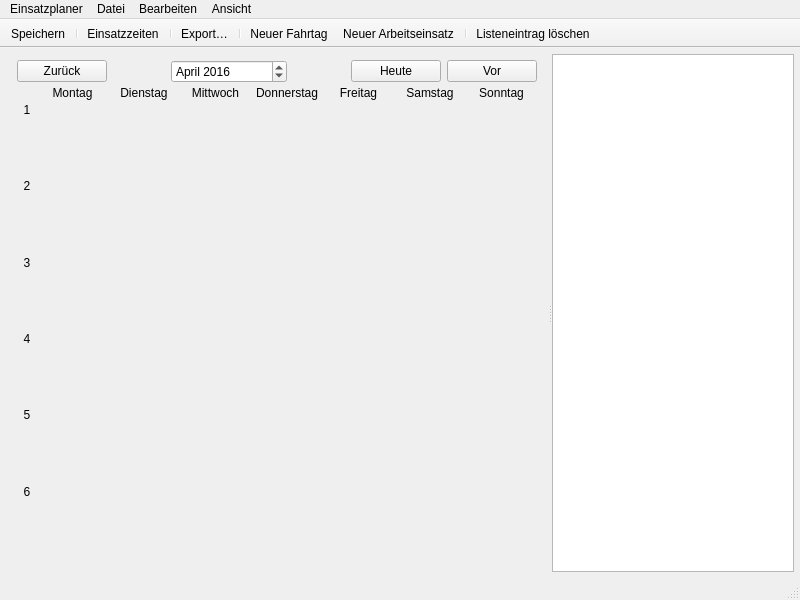
<?xml version="1.0" encoding="UTF-8"?>
<ui version="4.0">
 <class>MainWindowEvents</class>
 <widget class="QMainWindow" name="MainWindowEvents">
  <property name="geometry">
   <rect>
    <x>0</x>
    <y>0</y>
    <width>800</width>
    <height>600</height>
   </rect>
  </property>
  <property name="windowTitle">
   <string>Übersicht</string>
  </property>
  <property name="unifiedTitleAndToolBarOnMac">
   <bool>false</bool>
  </property>
  <widget class="QWidget" name="centralWidget">
   <layout class="QGridLayout" name="gridLayout">
    <property name="leftMargin">
     <number>6</number>
    </property>
    <property name="topMargin">
     <number>6</number>
    </property>
    <property name="rightMargin">
     <number>6</number>
    </property>
    <property name="bottomMargin">
     <number>6</number>
    </property>
    <item row="0" column="0">
     <widget class="QSplitter" name="splitter">
      <property name="orientation">
       <enum>Qt::Orientation::Horizontal</enum>
      </property>
      <widget class="QWidget" name="layoutWidget">
       <layout class="QGridLayout" name="gridLayout_3" rowstretch="0,1">
        <property name="topMargin">
         <number>6</number>
        </property>
        <property name="spacing">
         <number>0</number>
        </property>
        <item row="0" column="0">
         <layout class="QGridLayout" name="gridKopf" columnstretch="0,1,0,1,0,0">
          <property name="horizontalSpacing">
           <number>6</number>
          </property>
          <property name="verticalSpacing">
           <number>0</number>
          </property>
          <item row="0" column="0">
           <widget class="QPushButton" name="buttonPrev">
            <property name="minimumSize">
             <size>
              <width>90</width>
              <height>0</height>
             </size>
            </property>
            <property name="text">
             <string>Zurück</string>
            </property>
           </widget>
          </item>
          <item row="0" column="1">
           <spacer name="horizontalSpacer_3">
            <property name="orientation">
             <enum>Qt::Orientation::Horizontal</enum>
            </property>
            <property name="sizeHint" stdset="0">
             <size>
              <width>108</width>
              <height>20</height>
             </size>
            </property>
           </spacer>
          </item>
          <item row="0" column="4">
           <widget class="QPushButton" name="buttonToday">
            <property name="minimumSize">
             <size>
              <width>90</width>
              <height>0</height>
             </size>
            </property>
            <property name="text">
             <string>Heute</string>
            </property>
           </widget>
          </item>
          <item row="0" column="3">
           <spacer name="horizontalSpacer_4">
            <property name="orientation">
             <enum>Qt::Orientation::Horizontal</enum>
            </property>
            <property name="sizeHint" stdset="0">
             <size>
              <width>40</width>
              <height>20</height>
             </size>
            </property>
           </spacer>
          </item>
          <item row="0" column="5">
           <widget class="QPushButton" name="buttonNext">
            <property name="minimumSize">
             <size>
              <width>90</width>
              <height>0</height>
             </size>
            </property>
            <property name="text">
             <string>Vor</string>
            </property>
           </widget>
          </item>
          <item row="0" column="2">
           <widget class="QDateEdit" name="dateSelector">
            <property name="currentSection">
             <enum>QDateTimeEdit::Section::MonthSection</enum>
            </property>
            <property name="displayFormat">
             <string>MMMM yyyy</string>
            </property>
            <property name="date">
             <date>
              <year>2016</year>
              <month>4</month>
              <day>3</day>
             </date>
            </property>
           </widget>
          </item>
         </layout>
        </item>
        <item row="1" column="0">
         <layout class="QGridLayout" name="gridKalender" rowstretch="0,1,1,1,1,1,1">
          <property name="spacing">
           <number>0</number>
          </property>
          <item row="0" column="0">
           <layout class="QGridLayout" name="dayOfWeek">
            <property name="spacing">
             <number>0</number>
            </property>
            <item row="0" column="0">
             <spacer name="horizontalSpacer_5">
              <property name="orientation">
               <enum>Qt::Orientation::Horizontal</enum>
              </property>
              <property name="sizeType">
               <enum>QSizePolicy::Policy::Fixed</enum>
              </property>
              <property name="sizeHint" stdset="0">
               <size>
                <width>20</width>
                <height>20</height>
               </size>
              </property>
             </spacer>
            </item>
            <item row="0" column="1">
             <widget class="QLabel" name="day_1">
              <property name="frameShape">
               <enum>QFrame::Shape::NoFrame</enum>
              </property>
              <property name="text">
               <string>Montag</string>
              </property>
              <property name="alignment">
               <set>Qt::AlignmentFlag::AlignCenter</set>
              </property>
             </widget>
            </item>
            <item row="0" column="2">
             <widget class="QLabel" name="day_2">
              <property name="frameShape">
               <enum>QFrame::Shape::NoFrame</enum>
              </property>
              <property name="text">
               <string>Dienstag</string>
              </property>
              <property name="alignment">
               <set>Qt::AlignmentFlag::AlignCenter</set>
              </property>
             </widget>
            </item>
            <item row="0" column="3">
             <widget class="QLabel" name="day_3">
              <property name="frameShape">
               <enum>QFrame::Shape::NoFrame</enum>
              </property>
              <property name="text">
               <string>Mittwoch</string>
              </property>
              <property name="alignment">
               <set>Qt::AlignmentFlag::AlignCenter</set>
              </property>
             </widget>
            </item>
            <item row="0" column="4">
             <widget class="QLabel" name="day_4">
              <property name="frameShape">
               <enum>QFrame::Shape::NoFrame</enum>
              </property>
              <property name="text">
               <string>Donnerstag</string>
              </property>
              <property name="alignment">
               <set>Qt::AlignmentFlag::AlignCenter</set>
              </property>
             </widget>
            </item>
            <item row="0" column="5">
             <widget class="QLabel" name="day_5">
              <property name="frameShape">
               <enum>QFrame::Shape::NoFrame</enum>
              </property>
              <property name="text">
               <string>Freitag</string>
              </property>
              <property name="alignment">
               <set>Qt::AlignmentFlag::AlignCenter</set>
              </property>
             </widget>
            </item>
            <item row="0" column="6">
             <widget class="QLabel" name="day_6">
              <property name="frameShape">
               <enum>QFrame::Shape::NoFrame</enum>
              </property>
              <property name="text">
               <string>Samstag</string>
              </property>
              <property name="alignment">
               <set>Qt::AlignmentFlag::AlignCenter</set>
              </property>
             </widget>
            </item>
            <item row="0" column="7">
             <widget class="QLabel" name="day_7">
              <property name="frameShape">
               <enum>QFrame::Shape::NoFrame</enum>
              </property>
              <property name="text">
               <string>Sonntag</string>
              </property>
              <property name="alignment">
               <set>Qt::AlignmentFlag::AlignCenter</set>
              </property>
             </widget>
            </item>
           </layout>
          </item>
          <item row="1" column="0">
           <layout class="QGridLayout" name="week_1" columnstretch="0,1,1,1,1,1,1,1">
            <property name="spacing">
             <number>0</number>
            </property>
            <item row="0" column="0">
             <widget class="QLabel" name="number1_1">
              <property name="minimumSize">
               <size>
                <width>20</width>
                <height>0</height>
               </size>
              </property>
              <property name="maximumSize">
               <size>
                <width>20</width>
                <height>16777215</height>
               </size>
              </property>
              <property name="text">
               <string>1</string>
              </property>
              <property name="alignment">
               <set>Qt::AlignmentFlag::AlignHCenter|Qt::AlignmentFlag::AlignTop</set>
              </property>
             </widget>
            </item>
            <item row="0" column="1">
             <widget class="CalendarDay" name="day1_1" native="true">
              <property name="lineWidth" stdset="0">
               <number>1</number>
              </property>
             </widget>
            </item>
            <item row="0" column="2">
             <widget class="CalendarDay" name="day2_1" native="true">
              <property name="lineWidth" stdset="0">
               <number>1</number>
              </property>
             </widget>
            </item>
            <item row="0" column="3">
             <widget class="CalendarDay" name="day3_1" native="true">
              <property name="lineWidth" stdset="0">
               <number>1</number>
              </property>
             </widget>
            </item>
            <item row="0" column="4">
             <widget class="CalendarDay" name="day4_1" native="true">
              <property name="lineWidth" stdset="0">
               <number>1</number>
              </property>
             </widget>
            </item>
            <item row="0" column="5">
             <widget class="CalendarDay" name="day5_1" native="true">
              <property name="lineWidth" stdset="0">
               <number>1</number>
              </property>
             </widget>
            </item>
            <item row="0" column="6">
             <widget class="CalendarDay" name="day6_1" native="true">
              <property name="lineWidth" stdset="0">
               <number>1</number>
              </property>
             </widget>
            </item>
            <item row="0" column="7">
             <widget class="CalendarDay" name="day7_1" native="true">
              <property name="lineWidth" stdset="0">
               <number>1</number>
              </property>
             </widget>
            </item>
           </layout>
          </item>
          <item row="2" column="0">
           <layout class="QGridLayout" name="week_2" columnstretch="0,1,1,1,1,1,1,1">
            <property name="spacing">
             <number>0</number>
            </property>
            <item row="0" column="0">
             <widget class="QLabel" name="number1_2">
              <property name="minimumSize">
               <size>
                <width>20</width>
                <height>0</height>
               </size>
              </property>
              <property name="maximumSize">
               <size>
                <width>20</width>
                <height>16777215</height>
               </size>
              </property>
              <property name="text">
               <string>2</string>
              </property>
              <property name="alignment">
               <set>Qt::AlignmentFlag::AlignHCenter|Qt::AlignmentFlag::AlignTop</set>
              </property>
             </widget>
            </item>
            <item row="0" column="1">
             <widget class="CalendarDay" name="day1_2" native="true">
              <property name="lineWidth" stdset="0">
               <number>1</number>
              </property>
             </widget>
            </item>
            <item row="0" column="2">
             <widget class="CalendarDay" name="day2_2" native="true">
              <property name="lineWidth" stdset="0">
               <number>1</number>
              </property>
             </widget>
            </item>
            <item row="0" column="3">
             <widget class="CalendarDay" name="day3_2" native="true">
              <property name="lineWidth" stdset="0">
               <number>1</number>
              </property>
             </widget>
            </item>
            <item row="0" column="4">
             <widget class="CalendarDay" name="day4_2" native="true">
              <property name="lineWidth" stdset="0">
               <number>1</number>
              </property>
             </widget>
            </item>
            <item row="0" column="5">
             <widget class="CalendarDay" name="day5_2" native="true">
              <property name="lineWidth" stdset="0">
               <number>1</number>
              </property>
             </widget>
            </item>
            <item row="0" column="6">
             <widget class="CalendarDay" name="day6_2" native="true">
              <property name="lineWidth" stdset="0">
               <number>1</number>
              </property>
             </widget>
            </item>
            <item row="0" column="7">
             <widget class="CalendarDay" name="day7_2" native="true">
              <property name="lineWidth" stdset="0">
               <number>1</number>
              </property>
             </widget>
            </item>
           </layout>
          </item>
          <item row="3" column="0">
           <layout class="QGridLayout" name="week_3" columnstretch="0,1,1,1,1,1,1,1">
            <property name="spacing">
             <number>0</number>
            </property>
            <item row="0" column="0">
             <widget class="QLabel" name="number1_3">
              <property name="minimumSize">
               <size>
                <width>20</width>
                <height>0</height>
               </size>
              </property>
              <property name="maximumSize">
               <size>
                <width>20</width>
                <height>16777215</height>
               </size>
              </property>
              <property name="text">
               <string>3</string>
              </property>
              <property name="alignment">
               <set>Qt::AlignmentFlag::AlignHCenter|Qt::AlignmentFlag::AlignTop</set>
              </property>
             </widget>
            </item>
            <item row="0" column="1">
             <widget class="CalendarDay" name="day1_3" native="true">
              <property name="lineWidth" stdset="0">
               <number>1</number>
              </property>
             </widget>
            </item>
            <item row="0" column="2">
             <widget class="CalendarDay" name="day2_3" native="true">
              <property name="lineWidth" stdset="0">
               <number>1</number>
              </property>
             </widget>
            </item>
            <item row="0" column="3">
             <widget class="CalendarDay" name="day3_3" native="true">
              <property name="lineWidth" stdset="0">
               <number>1</number>
              </property>
             </widget>
            </item>
            <item row="0" column="4">
             <widget class="CalendarDay" name="day4_3" native="true">
              <property name="lineWidth" stdset="0">
               <number>1</number>
              </property>
             </widget>
            </item>
            <item row="0" column="5">
             <widget class="CalendarDay" name="day5_3" native="true">
              <property name="lineWidth" stdset="0">
               <number>1</number>
              </property>
             </widget>
            </item>
            <item row="0" column="6">
             <widget class="CalendarDay" name="day6_3" native="true">
              <property name="lineWidth" stdset="0">
               <number>1</number>
              </property>
             </widget>
            </item>
            <item row="0" column="7">
             <widget class="CalendarDay" name="day7_3" native="true">
              <property name="lineWidth" stdset="0">
               <number>1</number>
              </property>
             </widget>
            </item>
           </layout>
          </item>
          <item row="4" column="0">
           <layout class="QGridLayout" name="week_4" columnstretch="0,1,1,1,1,1,1,1">
            <property name="spacing">
             <number>0</number>
            </property>
            <item row="0" column="0">
             <widget class="QLabel" name="number1_4">
              <property name="minimumSize">
               <size>
                <width>20</width>
                <height>0</height>
               </size>
              </property>
              <property name="maximumSize">
               <size>
                <width>20</width>
                <height>16777215</height>
               </size>
              </property>
              <property name="text">
               <string>4</string>
              </property>
              <property name="alignment">
               <set>Qt::AlignmentFlag::AlignHCenter|Qt::AlignmentFlag::AlignTop</set>
              </property>
             </widget>
            </item>
            <item row="0" column="1">
             <widget class="CalendarDay" name="day1_4" native="true">
              <property name="lineWidth" stdset="0">
               <number>1</number>
              </property>
             </widget>
            </item>
            <item row="0" column="2">
             <widget class="CalendarDay" name="day2_4" native="true">
              <property name="lineWidth" stdset="0">
               <number>1</number>
              </property>
             </widget>
            </item>
            <item row="0" column="3">
             <widget class="CalendarDay" name="day3_4" native="true">
              <property name="lineWidth" stdset="0">
               <number>1</number>
              </property>
             </widget>
            </item>
            <item row="0" column="4">
             <widget class="CalendarDay" name="day4_4" native="true">
              <property name="lineWidth" stdset="0">
               <number>1</number>
              </property>
             </widget>
            </item>
            <item row="0" column="5">
             <widget class="CalendarDay" name="day5_4" native="true">
              <property name="lineWidth" stdset="0">
               <number>1</number>
              </property>
             </widget>
            </item>
            <item row="0" column="6">
             <widget class="CalendarDay" name="day6_4" native="true">
              <property name="lineWidth" stdset="0">
               <number>1</number>
              </property>
             </widget>
            </item>
            <item row="0" column="7">
             <widget class="CalendarDay" name="day7_4" native="true">
              <property name="lineWidth" stdset="0">
               <number>1</number>
              </property>
             </widget>
            </item>
           </layout>
          </item>
          <item row="5" column="0">
           <layout class="QGridLayout" name="week_5" columnstretch="0,1,1,1,1,1,1,1">
            <property name="spacing">
             <number>0</number>
            </property>
            <item row="0" column="0">
             <widget class="QLabel" name="number1_5">
              <property name="minimumSize">
               <size>
                <width>20</width>
                <height>0</height>
               </size>
              </property>
              <property name="maximumSize">
               <size>
                <width>20</width>
                <height>16777215</height>
               </size>
              </property>
              <property name="text">
               <string>5</string>
              </property>
              <property name="alignment">
               <set>Qt::AlignmentFlag::AlignHCenter|Qt::AlignmentFlag::AlignTop</set>
              </property>
             </widget>
            </item>
            <item row="0" column="1">
             <widget class="CalendarDay" name="day1_5" native="true">
              <property name="lineWidth" stdset="0">
               <number>1</number>
              </property>
             </widget>
            </item>
            <item row="0" column="2">
             <widget class="CalendarDay" name="day2_5" native="true">
              <property name="lineWidth" stdset="0">
               <number>1</number>
              </property>
             </widget>
            </item>
            <item row="0" column="3">
             <widget class="CalendarDay" name="day3_5" native="true">
              <property name="lineWidth" stdset="0">
               <number>1</number>
              </property>
             </widget>
            </item>
            <item row="0" column="4">
             <widget class="CalendarDay" name="day4_5" native="true">
              <property name="lineWidth" stdset="0">
               <number>1</number>
              </property>
             </widget>
            </item>
            <item row="0" column="5">
             <widget class="CalendarDay" name="day5_5" native="true">
              <property name="lineWidth" stdset="0">
               <number>1</number>
              </property>
             </widget>
            </item>
            <item row="0" column="6">
             <widget class="CalendarDay" name="day6_5" native="true">
              <property name="lineWidth" stdset="0">
               <number>1</number>
              </property>
             </widget>
            </item>
            <item row="0" column="7">
             <widget class="CalendarDay" name="day7_5" native="true">
              <property name="lineWidth" stdset="0">
               <number>1</number>
              </property>
             </widget>
            </item>
           </layout>
          </item>
          <item row="6" column="0">
           <layout class="QGridLayout" name="week_6" columnstretch="0,1,1,1,1,1,1,1">
            <property name="spacing">
             <number>0</number>
            </property>
            <item row="0" column="0">
             <widget class="QLabel" name="number1_6">
              <property name="minimumSize">
               <size>
                <width>20</width>
                <height>0</height>
               </size>
              </property>
              <property name="maximumSize">
               <size>
                <width>20</width>
                <height>16777215</height>
               </size>
              </property>
              <property name="text">
               <string>6</string>
              </property>
              <property name="alignment">
               <set>Qt::AlignmentFlag::AlignHCenter|Qt::AlignmentFlag::AlignTop</set>
              </property>
             </widget>
            </item>
            <item row="0" column="1">
             <widget class="CalendarDay" name="day1_6" native="true">
              <property name="lineWidth" stdset="0">
               <number>1</number>
              </property>
             </widget>
            </item>
            <item row="0" column="2">
             <widget class="CalendarDay" name="day2_6" native="true">
              <property name="lineWidth" stdset="0">
               <number>1</number>
              </property>
             </widget>
            </item>
            <item row="0" column="3">
             <widget class="CalendarDay" name="day3_6" native="true">
              <property name="lineWidth" stdset="0">
               <number>1</number>
              </property>
             </widget>
            </item>
            <item row="0" column="4">
             <widget class="CalendarDay" name="day4_6" native="true">
              <property name="lineWidth" stdset="0">
               <number>1</number>
              </property>
             </widget>
            </item>
            <item row="0" column="5">
             <widget class="CalendarDay" name="day5_6" native="true">
              <property name="lineWidth" stdset="0">
               <number>1</number>
              </property>
             </widget>
            </item>
            <item row="0" column="6">
             <widget class="CalendarDay" name="day6_6" native="true">
              <property name="lineWidth" stdset="0">
               <number>1</number>
              </property>
             </widget>
            </item>
            <item row="0" column="7">
             <widget class="CalendarDay" name="day7_6" native="true">
              <property name="lineWidth" stdset="0">
               <number>1</number>
              </property>
             </widget>
            </item>
           </layout>
          </item>
         </layout>
        </item>
       </layout>
      </widget>
      <widget class="QListWidget" name="listWidget">
       <property name="minimumSize">
        <size>
         <width>205</width>
         <height>0</height>
        </size>
       </property>
       <property name="frameShadow">
        <enum>QFrame::Shadow::Plain</enum>
       </property>
      </widget>
     </widget>
    </item>
   </layout>
  </widget>
  <widget class="QMenuBar" name="menuBar">
   <property name="geometry">
    <rect>
     <x>0</x>
     <y>0</y>
     <width>800</width>
     <height>30</height>
    </rect>
   </property>
   <property name="nativeMenuBar">
    <bool>true</bool>
   </property>
   <widget class="QMenu" name="menuBearbeiten">
    <property name="title">
     <string>Bearbeiten</string>
    </property>
    <addaction name="actionNeuFahrtag"/>
    <addaction name="actionNeuArbeitseinsatz"/>
    <addaction name="actionLoeschen"/>
   </widget>
   <widget class="QMenu" name="menuDatei">
    <property name="title">
     <string>Datei</string>
    </property>
    <widget class="QMenu" name="menuRecentlyused">
     <property name="enabled">
      <bool>true</bool>
     </property>
     <property name="title">
      <string>Zuletzt benutzt</string>
     </property>
     <addaction name="actionClear"/>
     <addaction name="separator"/>
    </widget>
    <addaction name="actionNew"/>
    <addaction name="actionOpen"/>
    <addaction name="menuRecentlyused"/>
    <addaction name="separator"/>
    <addaction name="actionSave"/>
    <addaction name="actionSaveas"/>
    <addaction name="actionSavePersonal"/>
    <addaction name="separator"/>
    <addaction name="actionSettings"/>
    <addaction name="separator"/>
    <addaction name="actionClose"/>
    <addaction name="separator"/>
    <addaction name="actionExport"/>
   </widget>
   <widget class="QMenu" name="menuAnsicht">
    <property name="title">
     <string>Ansicht</string>
    </property>
    <addaction name="actionPersonal"/>
    <addaction name="actionToolbar"/>
   </widget>
   <widget class="QMenu" name="menuApp">
    <property name="title">
     <string>Einsatzplaner</string>
    </property>
    <addaction name="actionAboutApp"/>
    <addaction name="actionAboutQt"/>
    <addaction name="separator"/>
    <addaction name="actionPreferences"/>
    <addaction name="separator"/>
    <addaction name="actionQuit"/>
   </widget>
   <addaction name="menuApp"/>
   <addaction name="menuDatei"/>
   <addaction name="menuBearbeiten"/>
   <addaction name="menuAnsicht"/>
  </widget>
  <widget class="QToolBar" name="mainToolBar">
   <property name="contextMenuPolicy">
    <enum>Qt::ContextMenuPolicy::PreventContextMenu</enum>
   </property>
   <property name="movable">
    <bool>false</bool>
   </property>
   <property name="allowedAreas">
    <set>Qt::ToolBarArea::TopToolBarArea</set>
   </property>
   <property name="iconSize">
    <size>
     <width>16</width>
     <height>16</height>
    </size>
   </property>
   <property name="toolButtonStyle">
    <enum>Qt::ToolButtonStyle::ToolButtonTextUnderIcon</enum>
   </property>
   <attribute name="toolBarArea">
    <enum>TopToolBarArea</enum>
   </attribute>
   <attribute name="toolBarBreak">
    <bool>false</bool>
   </attribute>
   <addaction name="actionSave"/>
   <addaction name="separator"/>
   <addaction name="actionPersonal"/>
   <addaction name="separator"/>
   <addaction name="actionExport"/>
   <addaction name="separator"/>
   <addaction name="actionNeuFahrtag"/>
   <addaction name="actionNeuArbeitseinsatz"/>
   <addaction name="separator"/>
   <addaction name="actionLoeschen"/>
  </widget>
  <widget class="QStatusBar" name="statusBar"/>
  <action name="actionNeuFahrtag">
   <property name="icon">
    <iconset resource="../icons/icons_rc.qrc">
     <normaloff>:/icon/travel-train.svg</normaloff>:/icon/travel-train.svg</iconset>
   </property>
   <property name="text">
    <string>Neuer Fahrtag</string>
   </property>
   <property name="shortcut">
    <string>Ctrl++</string>
   </property>
   <property name="shortcutContext">
    <enum>Qt::ShortcutContext::WindowShortcut</enum>
   </property>
  </action>
  <action name="actionNeuArbeitseinsatz">
   <property name="icon">
    <iconset resource="../icons/icons_rc.qrc">
     <normaloff>:/icon/wrench.svg</normaloff>:/icon/wrench.svg</iconset>
   </property>
   <property name="text">
    <string>Neuer Arbeitseinsatz</string>
   </property>
   <property name="shortcut">
    <string>Ctrl+Alt++</string>
   </property>
   <property name="shortcutContext">
    <enum>Qt::ShortcutContext::WindowShortcut</enum>
   </property>
  </action>
  <action name="actionNew">
   <property name="icon">
    <iconset theme="QIcon::ThemeIcon::DocumentNew"/>
   </property>
   <property name="text">
    <string>Neu</string>
   </property>
   <property name="shortcut">
    <string>Ctrl+N</string>
   </property>
   <property name="shortcutContext">
    <enum>Qt::ShortcutContext::ApplicationShortcut</enum>
   </property>
  </action>
  <action name="actionOpen">
   <property name="icon">
    <iconset theme="QIcon::ThemeIcon::DocumentOpen"/>
   </property>
   <property name="text">
    <string>Öffnen…</string>
   </property>
   <property name="shortcut">
    <string>Ctrl+O</string>
   </property>
   <property name="shortcutContext">
    <enum>Qt::ShortcutContext::ApplicationShortcut</enum>
   </property>
  </action>
  <action name="actionSave">
   <property name="icon">
    <iconset theme="QIcon::ThemeIcon::DocumentSave" resource="../icons/icons_rc.qrc">
     <normaloff>:/icon/save-disk.svg</normaloff>:/icon/save-disk.svg</iconset>
   </property>
   <property name="text">
    <string>Speichern</string>
   </property>
   <property name="shortcut">
    <string>Ctrl+S</string>
   </property>
   <property name="shortcutContext">
    <enum>Qt::ShortcutContext::WindowShortcut</enum>
   </property>
  </action>
  <action name="actionSaveas">
   <property name="icon">
    <iconset theme="QIcon::ThemeIcon::DocumentSaveAs"/>
   </property>
   <property name="text">
    <string>Speichern unter…</string>
   </property>
   <property name="shortcut">
    <string>Ctrl+Shift+S</string>
   </property>
   <property name="shortcutContext">
    <enum>Qt::ShortcutContext::WindowShortcut</enum>
   </property>
  </action>
  <action name="actionClose">
   <property name="icon">
    <iconset theme="QIcon::ThemeIcon::WindowClose"/>
   </property>
   <property name="text">
    <string>Schließen</string>
   </property>
   <property name="shortcut">
    <string>Ctrl+W</string>
   </property>
   <property name="shortcutContext">
    <enum>Qt::ShortcutContext::WindowShortcut</enum>
   </property>
  </action>
  <action name="actionPersonal">
   <property name="checkable">
    <bool>false</bool>
   </property>
   <property name="icon">
    <iconset resource="../icons/icons_rc.qrc">
     <normaloff>:/icon/user-group.svg</normaloff>:/icon/user-group.svg</iconset>
   </property>
   <property name="text">
    <string>Einsatzzeiten</string>
   </property>
   <property name="shortcut">
    <string>Ctrl+E</string>
   </property>
   <property name="shortcutContext">
    <enum>Qt::ShortcutContext::WindowShortcut</enum>
   </property>
  </action>
  <action name="actionExport">
   <property name="icon">
    <iconset resource="../icons/icons_rc.qrc">
     <normaloff>:/icon/upload.svg</normaloff>:/icon/upload.svg</iconset>
   </property>
   <property name="text">
    <string>Export…</string>
   </property>
   <property name="shortcut">
    <string>Ctrl+P</string>
   </property>
   <property name="shortcutContext">
    <enum>Qt::ShortcutContext::ApplicationShortcut</enum>
   </property>
  </action>
  <action name="actionHauptfenster">
   <property name="checkable">
    <bool>true</bool>
   </property>
   <property name="checked">
    <bool>true</bool>
   </property>
   <property name="text">
    <string>Hauptfenster</string>
   </property>
  </action>
  <action name="actionPreferences">
   <property name="text">
    <string>Einstellungen…</string>
   </property>
   <property name="shortcutContext">
    <enum>Qt::ShortcutContext::ApplicationShortcut</enum>
   </property>
   <property name="menuRole">
    <enum>QAction::MenuRole::PreferencesRole</enum>
   </property>
  </action>
  <action name="actionAboutApp">
   <property name="text">
    <string>Über Einsatzplaner</string>
   </property>
   <property name="shortcutContext">
    <enum>Qt::ShortcutContext::ApplicationShortcut</enum>
   </property>
   <property name="menuRole">
    <enum>QAction::MenuRole::AboutRole</enum>
   </property>
  </action>
  <action name="actionAboutQt">
   <property name="text">
    <string>Über Qt</string>
   </property>
   <property name="shortcutContext">
    <enum>Qt::ShortcutContext::ApplicationShortcut</enum>
   </property>
   <property name="menuRole">
    <enum>QAction::MenuRole::AboutQtRole</enum>
   </property>
  </action>
  <action name="actionQuit">
   <property name="icon">
    <iconset theme="QIcon::ThemeIcon::ApplicationExit"/>
   </property>
   <property name="text">
    <string>Einsatzplaner beenden</string>
   </property>
   <property name="shortcutContext">
    <enum>Qt::ShortcutContext::ApplicationShortcut</enum>
   </property>
   <property name="menuRole">
    <enum>QAction::MenuRole::QuitRole</enum>
   </property>
  </action>
  <action name="actionClear">
   <property name="enabled">
    <bool>false</bool>
   </property>
   <property name="text">
    <string>Liste leeren</string>
   </property>
   <property name="shortcutContext">
    <enum>Qt::ShortcutContext::ApplicationShortcut</enum>
   </property>
  </action>
  <action name="actionSavePersonal">
   <property name="text">
    <string>Stammdaten sichern unter…</string>
   </property>
  </action>
  <action name="actionSettings">
   <property name="text">
    <string>Eigenschaften…</string>
   </property>
  </action>
  <action name="actionLoeschen">
   <property name="icon">
    <iconset theme="QIcon::ThemeIcon::ListRemove" resource="../icons/icons_rc.qrc">
     <normaloff>:/icon/minus-solid.svg</normaloff>:/icon/minus-solid.svg</iconset>
   </property>
   <property name="text">
    <string>Listeneintrag löschen</string>
   </property>
  </action>
  <action name="actionToolbar">
   <property name="checkable">
    <bool>true</bool>
   </property>
   <property name="text">
    <string>Toolbar</string>
   </property>
  </action>
 </widget>
 <layoutdefault spacing="6" margin="11"/>
 <customwidgets>
  <customwidget>
   <class>CalendarDay</class>
   <extends>QWidget</extends>
   <header location="global">calendarday.h</header>
   <container>1</container>
  </customwidget>
 </customwidgets>
 <tabstops>
  <tabstop>buttonPrev</tabstop>
  <tabstop>dateSelector</tabstop>
  <tabstop>buttonToday</tabstop>
  <tabstop>buttonNext</tabstop>
  <tabstop>listWidget</tabstop>
 </tabstops>
 <resources>
  <include location="../icons/icons_rc.qrc"/>
  <include location="../icons/icons_rc.qrc"/>
 </resources>
 <connections>
  <connection>
   <sender>actionToolbar</sender>
   <signal>triggered(bool)</signal>
   <receiver>mainToolBar</receiver>
   <slot>setVisible(bool)</slot>
   <hints>
    <hint type="sourcelabel">
     <x>-1</x>
     <y>-1</y>
    </hint>
    <hint type="destinationlabel">
     <x>399</x>
     <y>43</y>
    </hint>
   </hints>
  </connection>
  <connection>
   <sender>mainToolBar</sender>
   <signal>visibilityChanged(bool)</signal>
   <receiver>actionToolbar</receiver>
   <slot>setChecked(bool)</slot>
   <hints>
    <hint type="sourcelabel">
     <x>399</x>
     <y>43</y>
    </hint>
    <hint type="destinationlabel">
     <x>-1</x>
     <y>-1</y>
    </hint>
   </hints>
  </connection>
 </connections>
</ui>
